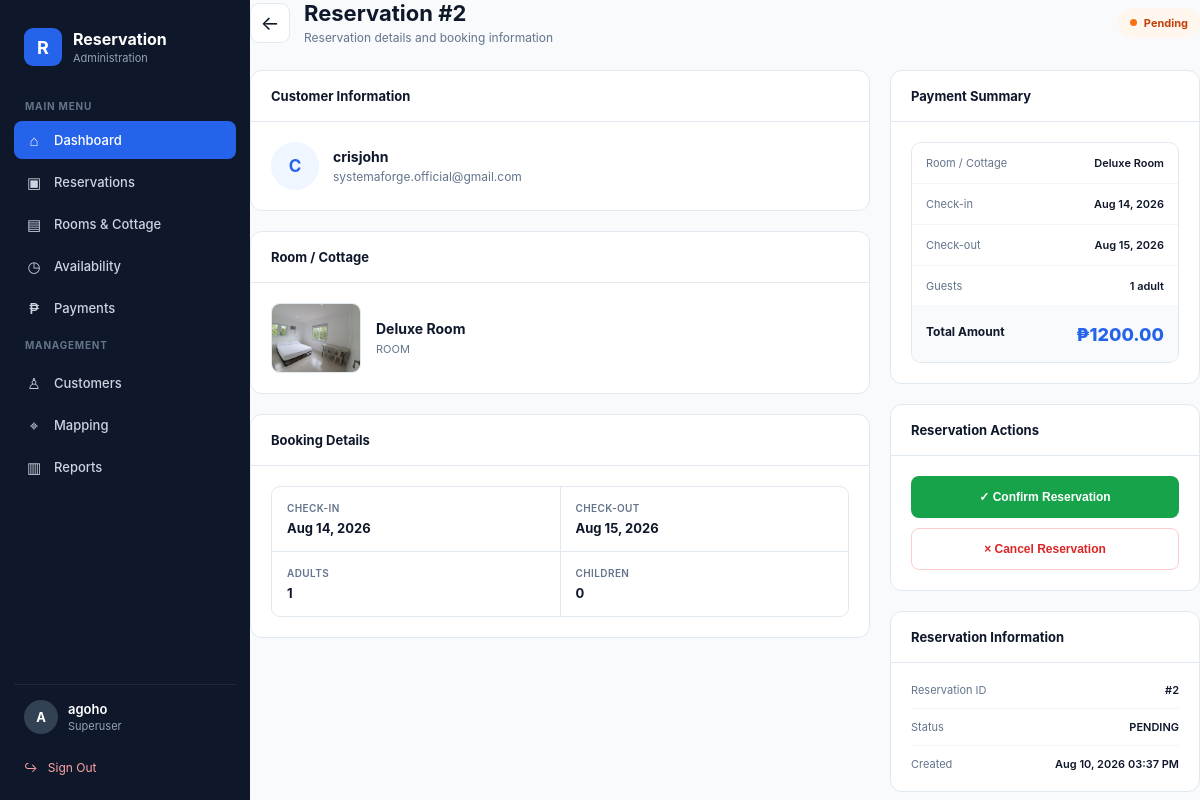
/reservations/2/ (signed in), run on the app's committed database.
### core/models.py (models this page shows, shortened)
class Reservation(models.Model):
    PAYMENT_STATUS = [
        ("UNPAID", "Unpaid"),
        ("PENDING", "Payment Verification"),
        ("PAID", "Paid"),
        ("REJECTED", "Rejected"),
    ]
    STATUS = [
        ("PENDING", "Pending"),
        ("CONFIRMED", "Confirmed"),
        ("CANCELLED", "Cancelled"),
        ("COMPLETED", "Completed"),
    ]
    customer = models.ForeignKey(
        User,
        on_delete=models.CASCADE,
        related_name="reservations"
    )
    room = models.ForeignKey(
        Room,
        on_delete=models.CASCADE
    )
    check_in = models.DateField()
    check_out = models.DateField()
    adults = models.PositiveIntegerField(default=1)
    children = models.PositiveIntegerField(default=0)
    special_request = models.TextField(
        blank=True,
        default=""
    )
    total_amount = models.DecimalField(
        max_digits=10,
        decimal_places=2
    )
    status = models.CharField(
        max_length=20,
        choices=STATUS,
        default="PENDING"
    )
    payment_status = models.CharField(
        max_length=20,
        choices=PAYMENT_STATUS,
        default="UNPAID"
    )
    payment_receipt = models.ImageField(
        upload_to="payment_receipts/",
        blank=True,
        null=True
    )
    payment_uploaded_at = models.DateTimeField(
        blank=True,
        null=True
    )
    created_at = models.DateTimeField(
        auto_now_add=True
    )

class Room(models.Model):
    TYPE_CHOICES = [
        ("ROOM", "Room"),
        ("COTTAGE", "Cottage"),
    ]
    STATUS_CHOICES = [
        ("AVAILABLE", "Available"),
        ("UNAVAILABLE", "Unavailable"),
        ("MAINTENANCE", "Maintenance"),
    ]
    name = models.CharField(
        max_length=150
    )
    type = models.CharField(
        max_length=20,
        choices=TYPE_CHOICES,
        default="ROOM"
    )
    description = models.TextField(
        blank=True
    )
    price = models.DecimalField(
        max_digits=10,
        decimal_places=2
    )
    capacity = models.PositiveIntegerField(
        default=1
    )
    status = models.CharField(
        max_length=20,
        choices=STATUS_CHOICES,
        default="AVAILABLE"
    )
    image = models.ImageField(
        upload_to="rooms/",
        blank=True,
        null=True
    )
    created_at = models.DateTimeField(
        auto_now_add=True
    )
    updated_at = models.DateTimeField(
        auto_now=True
    )

### core/views.py (the view)
# urls.py: path("reservations/<int:reservation_id>/", reservation_detail, name="reservation_detail"),
@login_required
def reservation_detail(request, reservation_id):
    if not request.user.is_authenticated:
        return redirect("login")
    if not request.user.is_superuser:
        return redirect("dashboard")
    reservation = get_object_or_404(
        Reservation.objects.select_related(
            "customer",
            "room"
        ),
        id=reservation_id
    )
    return render(
        request,
        "reservations/detail.html",
        {
            "reservation": reservation
        }
    )

### core/templates/reservations/detail.html (shortened to what this page needs)
{% extends "base.html" %}
{% block content %}
<div class="reservation-detail-page">
<div class="detail-page-header">
    <div class="detail-header-left">
        <a
            href="{% url 'reservation_list' %}"
            class="back-button"
            title="Back to reservations"
        >
            ←
        </a>
        <div>
            <div class="detail-title">
                Reservation #{{ reservation.id }}
            </div>
            <div class="detail-subtitle">
                Reservation details and booking information
            </div>
        </div>
    </div>
    {% if reservation.status == "PENDING" %}
        <div class="detail-status pending">
            <span class="detail-status-dot"></span>
            Pending
        </div>
    {% elif reservation.status == "CONFIRMED" %}
        <div class="detail-status confirmed">
            <span class="detail-status-dot"></span>
            Confirmed
        </div>
    {% elif reservation.status == "CANCELLED" %}
        <div class="detail-status cancelled">
            <span class="detail-status-dot"></span>
            Cancelled
        </div>
    {% elif reservation.status == "COMPLETED" %}
        <div class="detail-status completed">
            <span class="detail-status-dot"></span>
            Completed
        </div>
    {% endif %}
</div>
<div class="detail-grid">
    <div>
        <div class="detail-card">
            <div class="detail-card-header">
                <div class="detail-card-title">
                    Customer Information
                </div>
            </div>
            <div class="detail-card-body">
                <div class="customer-detail">
                    <div class="customer-detail-avatar">
                        {{ reservation.customer.username|first|upper }}
                    </div>
                    <div>
                        <div class="customer-detail-name">
                            {{ reservation.customer.username }}
                        </div>
                        <div class="customer-detail-email">
                            {{ reservation.customer.email }}
                        </div>
                    </div>
                </div>
            </div>
        </div>
        <div class="detail-card">
            <div class="detail-card-header">
                <div class="detail-card-title">
                    Room / Cottage
                </div>
            </div>
            <div class="detail-card-body">
                <div class="room-detail">
                    {% if reservation.room.image %}
                        <img
                            src="{{ reservation.room.image.url }}"
                            alt="{{ reservation.room.name }}"
                            class="room-image"
                        >
                    {% else %}
                        <div class="room-placeholder">
                            ▤
                        </div>
                    {% endif %}
                    <div>
                        <div class="room-detail-name">
                            {{ reservation.room.name }}
                        </div>
                        <div class="room-detail-type">
                            {{ reservation.room.type }}
                        </div>
                    </div>
                </div>
            </div>
        </div>
        <div class="detail-card">
            <div class="detail-card-header">
                <div class="detail-card-title">
                    Booking Details
                </div>
            </div>
            <div class="detail-card-body">
                <div class="info-grid">
                    <div class="info-item">
                        <div class="info-label">
                            Check-in
                        </div>
                        <div class="info-value">
                            {{ reservation.check_in|date:"M d, Y" }}
                        </div>
                    </div>
                    <div class="info-item">
                        <div class="info-label">
                            Check-out
                        </div>
                        <div class="info-value">
                            {{ reservation.check_out|date:"M d, Y" }}
                        </div>
                    </div>
                    <div class="info-item">
                        <div class="info-label">
                            Adults
                        </div>
                        <div class="info-value">
                            {{ reservation.adults }}
                        </div>
                    </div>
                    <div class="info-item">
                        <div class="info-label">
                            Children
                        </div>
                        <div class="info-value">
                            {{ reservation.children }}
                        </div>
                    </div>
                </div>
            </div>
        </div>
    </div>
    <div>
        <div class="detail-card">
            <div class="detail-card-header">
                <div class="detail-card-title">
                    Payment Summary
                </div>
            </div>
            <div class="detail-card-body">
                <div class="total-box">
                    <div class="total-row">
                        <span class="total-label">
                            Room / Cottage
                        </span>
                        <span class="total-value">
                            {{ reservation.room.name }}
                        </span>
                    </div>
                    <div class="total-row">
                        <span class="total-label">
                            Check-in
                        </span>
                        <span class="total-value">
                            {{ reservation.check_in|date:"M d, Y" }}
                        </span>
                    </div>
                    <div class="total-row">
                        <span class="total-label">
                            Check-out
                        </span>
                        <span class="total-value">
                            {{ reservation.check_out|date:"M d, Y" }}
                        </span>
                    </div>
                    <div class="total-row">
                        <span class="total-label">
                            Guests
                        </span>
                        <span class="total-value">
                            {{ reservation.adults }} adult{{ reservation.adults|pluralize }}
                        </span>
                    </div>
                    <div class="total-row total-final">
                        <span class="total-label">
                            Total Amount
                        </span>
                        <span class="total-value">
                            ₱{{ reservation.total_amount }}
                        </span>
                    </div>
                </div>
            </div>
        </div>
        {% if reservation.status == "PENDING" %}
        <div class="detail-card">
            <div class="detail-card-header">
                <div class="detail-card-title">
                    Reservation Actions
                </div>
            </div>
            <div class="detail-card-body">
                <div class="detail-actions">
                    <form
                        method="POST"
                        action="{% url 'confirm_reservation' reservation.id %}"
                    >
                        <button
                            type="submit"
                            class="detail-action detail-confirm"
                            onclick="return confirm(
                                'Are you sure you want to confirm this reservation?'
                            );"
                        >
                            ✓ Confirm Reservation
                        </button>
                    </form>
                    <form
                        method="POST"
                        action="{% url 'cancel_reservation' reservation.id %}"
                    >
                        <button
                            type="submit"
                            class="detail-action detail-cancel"
                            onclick="return confirm(
                                'Are you sure you want to cancel this reservation?'
                            );"
                        >
                            × Cancel Reservation
                        </button>
                    </form>
                </div>
            </div>
        </div>
        {% endif %}
        <div class="detail-card">
            <div class="detail-card-header">
                <div class="detail-card-title">
                    Reservation Information
                </div>
            </div>
            <div class="detail-card-body">
                <div class="meta-list">
                    <div class="meta-row">
                        <span class="meta-label">
                            Reservation ID
                        </span>
                        <span class="meta-value">
                            #{{ reservation.id }}
                        </span>
                    </div>
                    <div class="meta-row">
                        <span class="meta-label">
                            Status
                        </span>
                        <span class="meta-value">
                            {{ reservation.status }}
                        </span>
                    </div>
                    <div class="meta-row">
                        <span class="meta-label">
                            Created
                        </span>
                        <span class="meta-value">
                            {{ reservation.created_at|date:"M d, Y h:i A" }}
                        </span>
                    </div>
                </div>
            </div>
        </div>
    </div>
</div>
</div>
{% endblock %}

### core/templates/base.html (shortened to what this page needs)
{% load static %}
<!DOCTYPE html>
<html lang="en">
<head>
</head>
<body>
<div class="app">
    <aside class="sidebar">
        <div class="brand">
            <div class="brand-logo">
                R
            </div>
            <div class="brand-text">
                Reservation
                <span class="brand-subtitle">
                    Administration
                </span>
            </div>
        </div>
        <div class="nav-title">
            Main Menu
        </div>
        <nav class="nav">
            <a href="{% url 'dashboard' %}" class="active">
                <div class="nav-icon">⌂</div>
                <span>Dashboard</span>
            </a>
            <a href="{% url 'reservation_list' %}">
                <div class="nav-icon">▣</div>
                <span>Reservations</span>
            </a>
            <a href="{% url 'rooms' %}">
                <div class="nav-icon">▤</div>
                <span>Rooms & Cottage</span>
            </a>
            <a href="{% url 'availability' %}">
                <div class="nav-icon">◷</div>
                <span>Availability</span>
            </a>
            <a href="{% url 'payment_list' %}">
                <div class="nav-icon">₱</div>
                <span>Payments</span>
            </a>
            <div class="nav-title">
                Management
            </div>
            <a href="{% url 'customer_list' %}">
                <div class="nav-icon">♙</div>
                <span>Customers</span>
            </a>
            <a href="{% url 'mapping' %}">
                <div class="nav-icon">⌖</div>
                <span>Mapping</span>
            </a>
            <a href="{% url 'reports' %}">
                <div class="nav-icon">▥</div>
                <span>Reports</span>
            </a>
        </nav>
        <div class="sidebar-bottom">
            <div class="user-box">
                <div class="user-avatar">
                    {{ request.user.username|first|upper }}
                </div>
                <div class="user-info">
                    <div class="user-name">
                        {{ request.user.username }}
                    </div>
                    <div class="user-role">
                        Superuser
                    </div>
                </div>
            </div>
            <a href="{% url 'logout' %}" class="logout">
                ↪ &nbsp; Sign Out
            </a>
        </div>
    </aside>
    <main class="main">
        {% block content %}{% endblock %}
    </main>
</div>
</body>
</html>

### data on the page
Reservation: id "2", customer.username|first "C", customer.username "crisjohn", customer.email "systemaforge.official@gmail.com", room.image (picture), room.name "Deluxe Room", room.type "ROOM", check_in "Aug 14, 2026", check_out "Aug 15, 2026", adults "1", children "0", total_amount "1200.00", status "PENDING", created_at "Aug 10, 2026 03:37 PM"

### other printed values
{{ request.user.username|first|upper }} "A"
{{ request.user.username }} "agoho"
